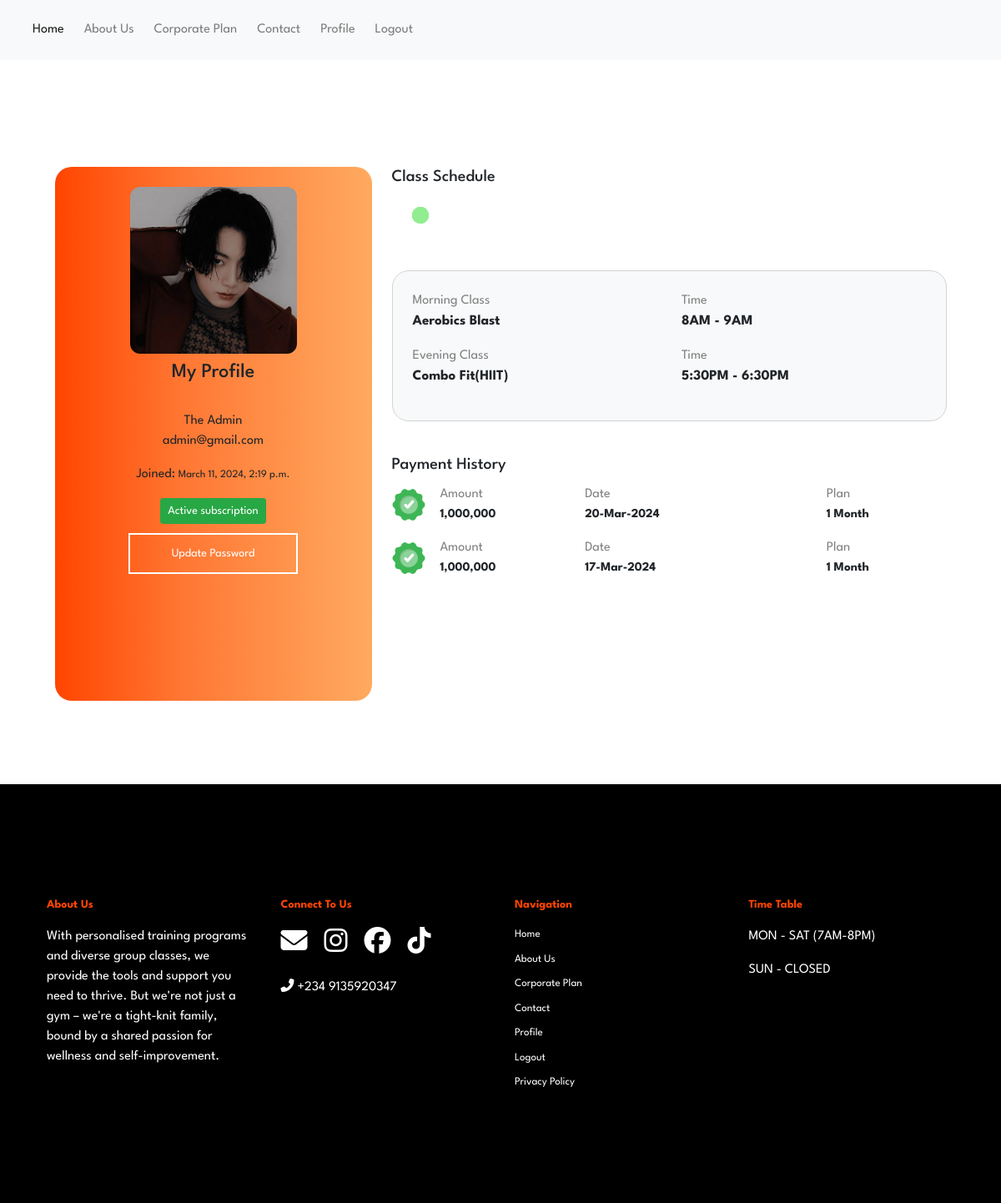
The page /dashboard/ (signed in) on the database its author committed.
### my_app/models.py (models this page shows, shortened)
class MyCustomuser(AbstractUser):
    full_name = models.CharField(max_length=35, blank=True)
    phone_number = models.CharField(max_length=11, blank=True)
    address = models.CharField(max_length=60, blank=True, default='Undefined')
    subscribed =  models.BooleanField(default=False)
    expiry_date = models.DateField(default=timezone.now)
    is_corporate_user = models.BooleanField(default=False)
    profile_filled = models.BooleanField(default=False)
    date_of_birth = models.DateField(blank=True, null=True)
    reason = models.CharField(choices=reason_list, default='Undefined', max_length= 60)
    profile_pic = models.ImageField(default='default.jpg', blank=False)

class Payment(models.Model):
    user = models.ForeignKey(MyCustomuser, on_delete=models.CASCADE)
    plan_type = models.CharField(max_length=100, choices=plan_type, blank=False)
    amount = models.PositiveIntegerField(default=0)
    paid = models.BooleanField(default=False)
    status = models.CharField(max_length=100, default='Unpaid', choices = status_list)
    reference = models.CharField(max_length=100, default='')
    date_created = models.DateTimeField(default=timezone.now)
    expiry_date = models.DateField(default=timezone.now)
    used = models.BooleanField(default=False)

### my_app/views.py (the view)
# urls.py: path('dashboard/', my_app_view.dashboard, name = 'dashboard'),
@login_required()
def dashboard(request):
    user = request.user
    payments = Payment.objects.filter(user = user, paid = True, status = 'Active' ).order_by("-id")
    current_date = datetime.now()
    morning_class = ''
    evening_class = ''
    LagosTz = pytz.timezone("Africa/Lagos")
    time_in_lagos = datetime.now(LagosTz)
    current_day_in_lagos = time_in_lagos.strftime("%a")
    print(current_day_in_lagos)
    if current_day_in_lagos == 'Mon':
        morning_class = 'Aerobics Blast'
        evening_class = 'Combo Fit(HIIT)'
    elif current_day_in_lagos == 'Tue':
        morning_class = 'Combo Fit(HIIT)'
        evening_class = 'Stepboard Workout'
    elif current_day_in_lagos == 'Wed':
        morning_class = 'Stepboard Workout'
        evening_class = 'Strength Training'
    elif current_day_in_lagos == 'Thur':
        morning_class = 'Taebo'
        evening_class = 'Yoga'
    elif current_day_in_lagos == 'Fri':
        morning_class = 'Zumba'
        evening_class = 'Zumba'
    elif current_day_in_lagos == 'Sat':
        morning_class = 'Full Body Workout'
        evening_class = 'No Class'
    elif current_day_in_lagos == 'Sun':
        morning_class = 'Rest Day'
        evening_class = 'Rest Day'
    else:
        morning_class = 'Loading...'
        evening_class = 'Loading...'
    if request.headers.get('x-requested-with') == 'XMLHttpRequest':
        print("Ajax scope just ran through")
        if user.profile_filled == False:
            return JsonResponse({'status':'unfilled profile'})
        else:
            return JsonResponse({'status': 'filled profile'})
    else:
        print("not an ajax call")
    if request.method =='POST':
        profile_form = ProfileForm(request.POST, request.FILES)
        if profile_form.is_valid():
            address =  profile_form.cleaned_data.get('address')
            dob = profile_form.cleaned_data.get('date_of_birth')
            mirwij = profile_form.cleaned_data.get('reason')
            profile_pic = profile_form.cleaned_data.get('profile_pic')
            print(address)
            print(dob)
            print(mirwij)
            print(profile_pic)
            Customuser.objects.filter(email = user.email).update(profile_filled = True)
            profile_form.save()
            print("user profile updated!!!")
            messages.success(request, "Profile Updated Successfully")
    else:
        profile_form = ProfileForm()
    context = {"user": user,  "profile_form": profile_form, "payments": payments, "morning_class": morning_class ,
               "evening_class": evening_class }
    return render(request, 'my_app/dashboard.html', context)

### my_app/templates/my_app/dashboard.html (shortened to what this page needs)
{% extends 'my_app/base.html' %}
{% load static %}
{% load crispy_forms_tags %}
{% load humanize %}
{% block main-content %}
<div class="container  " style="margin-top: 200px; margin-bottom: 100px;">
<div class="row justify-content-center">
      <div class="col-xs-10 col-sm-10 col-md-4 col-lg-4   first-sec"
      style=" height: 80vh;  border-radius: 20px;">
      <div class="m-auto text-center p-4">
        <img class="profile-pic" src="{{ user.profile_pic.url }}">
        <h4 class="mt-2">My Profile</h4>
      </div>
      <div>
        <p class="m-0 p-0 text-capitalize text-center">{{user.full_name}}</p>
        <p class="text-center"><span  class="text-right">{{user.email}}</span></p>
        <p class="text-center">Joined: <small>{{user.date_joined}}</small></p>
        {% if user.subscribed %}
        <div class="text-center">
            <button class="btn btn-sm btn-success text-center"> Active subscription</button>
        </div>
        {% else%}
        <div class="text-center">
            <button class="btn btn-sm btn-dark text-center"> No subscription</button>
        </div>
        {% endif %}
        <div class="text-center mt-4" >
            <a href="{% url 'password_reset' %}" class="button-large-transparent">Update Password</a>
        </div>
      </div>
        </div>
      <div class="col-xs-10 col-sm-10 col-md-4 col-lg-7 ml-lg-7 ml-md-4 p-0 "
       style="border-radius: 10px;  align-content: space-between; ">
       <div style="margin-bottom: 40px;">
        <h5 class="text-left mb-4">
            Class Schedule
        </h5>
        <div class="ml-4 mt-4">
            <div class="circle"></div>
        </div>
        <div class="card p-4 bg-light" style="margin-top: 100px; border-radius: 20px; border: 1px solid lightgray;">
            <div class="row">
                <div class="col">
                    <p class="p-0 m-0" style="color: gray;" >Morning Class</p>
                    <p style="font-size: 17px; font-weight: bold;">{{morning_class}}</p>
                </div>
                <div class="col">
                    <p class="p-0 m-0" style="color: gray;" >Time</p>
                    <p style="font-size: 17px; font-weight: bold;">8AM - 9AM</p>
                </div>
            </div>
            <div class="row">
                <div class="col">
                    <p class="p-0 m-0" style="color: gray;" >Evening Class</p>
                    <p style="font-size: 17px; font-weight: bold;">{{evening_class}}</p>
                </div>
                <div class="col">
                    <p class="p-0 m-0" style="color: gray;" >Time</p>
                    <p style="font-size: 17px; font-weight: bold;">5:30PM - 6:30PM</p>
                </div>
            </div>
        </div>
       </div>
       <div class="m-auto text-left" style="margin-top: 100px;">
        <h5 class="text-left">
            Payment History
        </h5>
        {% if payments %}
            {% for payment in payments %}
            <div class="row mb-2">
                <div class="col-1 mb-2 mt-2 " role="alert" >
                    <img src="{% static 'my_app/images/success.png' %}" style="height: 40px; width: 40px; ">
                </div>
                <div class="col-3 mb-1 mt-1">
                    <p style="color: gray;" class="p-0 m-0">Amount</p>
                    <p style="font-weight: bold; font-size: 15px;" class="p-0 m-0">{{payment.amount|intcomma}}</p>
                </div>
                <div class="col-5 mb-1 mt-1">
                    <p style="color: gray;" class="p-0 m-0">Date</p>
                    <p style="font-weight: bold; font-size: 15px;" class="p-0 m-0">{{payment.date_created|date:"d-M-Y"}}</p>
                </div>
                <div class="col-3 mb-1 mt-1">
                    <p style="color: gray;" class="p-0 m-0">Plan</p>
                    <p style="font-weight: bold; font-size: 15px;" class="p-0 m-0">{{payment.plan_type}}</p>
                </div>
            </div>
            {% endfor %}
        {% else %}
        <div class="alert alert-warning" role="alert">
            No payment has been made
        </div>
        {% endif %}
    </div>
      </div>
    </div>
</div>
{% endblock main-content %}

### my_app/templates/my_app/base.html (shortened to what this page needs)
{% load static %}
<!DOCTYPE html>
<html lang="en">
<head>
    <link href="https://cdn.jsdelivr.net/npm/bootstrap@5.0.2/dist/css/bootstrap.min.css" rel="stylesheet">
    <link rel="stylesheet" href="https://maxcdn.bootstrapcdn.com/bootstrap/4.0.0/css/bootstrap.min.css"
>
    <link rel="stylesheet" href="https://cdn.jsdelivr.net/npm/bootstrap-icons@1.7.0/font/bootstrap-icons.css">
    <link rel="stylesheet" href="https://cdnjs.cloudflare.com/ajax/libs/font-awesome/4.7.0/css/font-awesome.min.css">
    <link rel="stylesheet" href="https://cdnjs.cloudflare.com/ajax/libs/font-awesome/5.14.0/js/regular.min.js" />
<link href="https://unpkg.com/aos@2.3.1/dist/aos.css" rel="stylesheet">
    <link rel="stylesheet" href="{% static 'my_app/css/main.css' %}">
    <link rel="stylesheet" type="text/css" href="//cdn.jsdelivr.net/npm/slick-carousel@1.8.1/slick/slick.css"/>
    <link rel="stylesheet" type="text/css" href="https://kenwheeler.github.io/slick/slick/slick-theme.css"/>
</head>
<body>
    <div class="container-fluid mb-2">
        <div class="m-4 nav-div">
            <nav style="background-color: transparent;" class="navbar navbar-expand-lg fixed-top navbar-light bg-light p-3">
                <div class="container-fluid">
                    <div class="collapse navbar-collapse" id="navbarCollapse">
                        <div class="navbar-nav">
                            <a href="{% url 'home' %}" class="nav-item nav-link active bold-anchor mr-2">Home</a>
                            <a href="{% url 'about_us' %}" class="nav-item nav-link bold-anchor mr-2">About Us</a>
                            <a href="{% url 'corporate' %}" class="nav-item nav-link bold-anchor mr-2">Corporate Plan</a>
                            <a href="{% url 'contact' %}" class="nav-item nav-link bold-anchor mr-2">Contact</a>
                            {% if user.is_authenticated  %}
                            <a href="{% url 'dashboard' %}" class="nav-item nav-link bold-anchor mr-2">Profile</a>
                            <a href="{% url 'logout' %}" class="nav-item nav-link bold-anchor mr-2">Logout</a>
                            {% else %}
                            <a href="{% url 'loginpage' %}" class="nav-item nav-link bold-anchor mr-2">Login</a>
                            <a href="{% url 'signup' %}" class="nav-item nav-link bold-anchor mr-2">Sign Up</a>
                            {% endif %}
                        </div>
                </div>
            </nav>
        </div>
    </div>
{% block main-content %}
{% endblock main-content %}
<footer class="" >
    <div class="container-fluid" style="padding-top: 70px; padding-bottom: 70px; background-color: black;">
        <div class="row m-auto p-4" >
            <div class="col-12 col-sm-6 col-md-3 col-lg-3 mx-auto" >
                <div class="" style="padding: 40px 2px;">
                    <p class="footer-header-p orangered" style=" font-size: 14px; font-weight: bold;">About Us</p>
                    <p class="white">
                        With personalised training programs and diverse group classes, we provide the tools and support you need to thrive. But we're not just a gym – we're a tight-knit family, bound by a shared passion for wellness and self-improvement.
                    </p>
                </div>
            </div>
            <div class="col-12 col-sm-6 col-md-3 col-lg-3 mx-auto" >
                <div class="m-auto" style="padding: 40px 2px;">
                    <p class="footer-header-p orangered" style=" font-size: 14px; font-weight: bold;">Connect To Us</p>
                    <a class="mr-3" style="color: white;" target="_blank" href="#" class="text-center m-auto "><i class="fas fa-envelope fa-2x"></i></a>
                    <a class="mr-3" style="color: white;" target="_blank" href="#" class="text-center m-auto "><i class="fab fa-instagram fa-2x"></i></a>
                    <a class="mr-3" style="color: white;" target="_blank" href="#" class="text-center m-auto "><i class="fab fa-facebook fa-2x"></i></a>
                    <a class="mr-3" style="color: white;" target="_blank" href="#" class="text-center m-auto "><i class="fab fa-tiktok fa-2x"></i></a>
                    <p class="white mt-4">
                        <span><i class="fas fa-phone-alt"></i></span> +234 9135920347
                    </p>
                </div>
            </div>
            <div class="col-12 col-sm-6 col-md-3 col-lg-3 mx-auto" >
                <div class="m-auto" style="padding: 40px 2px;">
                    <p class="footer-header-p orangered" style="font-size: 14px; font-weight: bold;">Navigation</p>
                    <a class="mr-3 anchor-block" style="color: white;"  href="{% url 'home' %}" class="text-center m-auto ">Home</a>
                    <a class="mr-3 anchor-block" style="color: white;" href="{% url 'about_us' %}" class="text-center m-auto ">About Us</a>
                    <a class="mr-3 anchor-block" style="color: white;" href="{% url 'corporate' %}" class="text-center m-auto ">Corporate Plan</a>
                    <a class="mr-3 anchor-block" style="color: white;" href="{% url 'contact' %}" class="text-center m-auto ">Contact</a>
                    {% if user.is_authenticated  %}
                            <a class="mr-3 anchor-block" style="color: white;" href="{% url 'dashboard' %}" class="text-center m-auto ">Profile</a>
                            <a class="mr-3 anchor-block" style="color: white;" href="{% url 'logout' %}" class="text-center m-auto ">Logout</a>
                    {% else %}
                            <a class="mr-3 anchor-block" style="color: white;" href="{% url 'loginpage' %}" class="text-center m-auto ">Login</a>
                            <a class="mr-3 anchor-block" style="color: white;" href="{% url 'signup' %}" class="text-center m-auto ">Sign Up</a>
                    {% endif %}
                    <a class="mr-3 anchor-block" style="color: white;" href="{% url 'privacy_policy' %}" class="text-center m-auto ">Privacy Policy</a>
                </div>
            </div>
            <div class="col-12 col-sm-6 col-md-3 col-lg-3 mx-auto" >
                <div class="m-auto" style="padding: 40px 2px;">
                    <p class="footer-header-p orangered" style= "font-size: 14px; font-weight: bold;">Time Table</p>
                    <p class="white">MON - SAT (7AM-8PM)</p>
                    <p class="white">SUN - CLOSED</p>
                </div>
            </div>
        </div>
    </div>
</footer>
</body>
</html>

### my_app/static/my_app/css/main.css (style rules this page uses)
html { overflow-x: hidden !important; scroll-behavior: smooth; }
*,*:after,*:before { -webkit-box-sizing: border-box; -moz-box-sizing: border-box; -ms-box-sizing: border-box; box-sizing: border-box; }
.profile-pic { height: 200px; width: 200px; border-radius: 12px; }
body { font-family: "League Spartan", sans-serif; overflow-x: hidden; scroll-behavior: smooth; padding: 0; margin: 0; background-color:transparent; width: 100%; }
.orangered { color: orangered; }
.button-large-transparent { width: 200px; height: 50px; background: transparent; color: white !important; padding: 16px 50px; border: 2px solid white; font-size: 14px; text-decoration: none; transition: all 1s ease; }
.first-sec { background: rgb(255,68,51); background: linear-gradient(90deg, orangered 0%, rgba(255,119,51,1) 40%, rgba(255,146,51,0.7819502801120448) 100%); }
.white { color: white; }
.anchor-block { display: block; color: white; font-size: 13px; margin-top: 10px; text-decoration: none; }
.circle { height: 20px; width: 20px; background-color: lightgreen; border-radius: 50%; animation: pulse 4s linear infinite; position: absolute; }
.circle:nth-child(4) { animation-delay: 1.5s; }

### rows shown on the page
MyCustomuser: profile_pic (picture), full_name "The Admin", email "admin@gmail.com", date_joined "March 11, 2024, 2:19 p.m."
Payment: amount "1,000,000", date_created "20-Mar-2024", plan_type "1 Month"
Payment: amount "1,000,000", date_created "17-Mar-2024", plan_type "1 Month"

### other values the page prints
{{ morning_class }} "Aerobics Blast"
{{ evening_class }} "Combo Fit(HIIT)"
